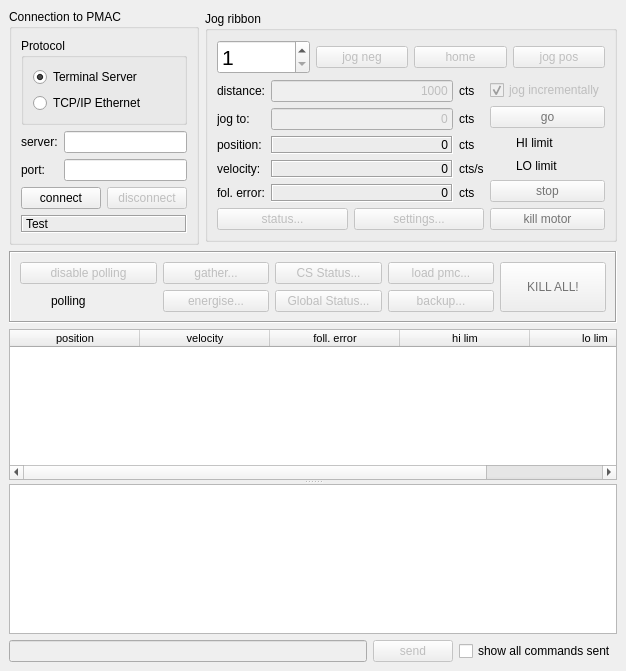
 <widget class="QMainWindow" name="ControlForm">
  <property name="geometry">
   <rect>
    <x>0</x>
    <y>0</y>
    <width>626</width>
    <height>671</height>
   </rect>
  </property>
  <property name="font">
   <font/>
  </property>
  <property name="windowTitle">
   <string>Delta Tau motor controller</string>
  </property>
  <widget class="QWidget" name="widget">
   <layout class="QGridLayout" name="gridLayout_6">
    <item row="3" column="0" colspan="2">
     <layout class="QHBoxLayout">
      <item>
       <widget class="QLineEdit" name="lneSend">
        <property name="enabled">
         <bool>false</bool>
        </property>
       </widget>
      </item>
      <item>
       <widget class="QPushButton" name="btnSend">
        <property name="enabled">
         <bool>false</bool>
        </property>
        <property name="text">
         <string>send</string>
        </property>
       </widget>
      </item>
      <item>
       <widget class="QCheckBox" name="chkShowAll">
        <property name="text">
         <string>show all commands sent</string>
        </property>
       </widget>
      </item>
     </layout>
    </item>
    <item row="0" column="0">
     <widget class="QGroupBox" name="groupBox1">
      <property name="sizePolicy">
       <sizepolicy hsizetype="Maximum" vsizetype="Fixed">
        <horstretch>0</horstretch>
        <verstretch>0</verstretch>
       </sizepolicy>
      </property>
      <property name="title">
       <string>Connection to PMAC</string>
      </property>
      <layout class="QVBoxLayout" name="verticalLayout">
       <item>
        <widget class="QGroupBox" name="btnGroupProtocol">
         <property name="minimumSize">
          <size>
           <width>100</width>
           <height>0</height>
          </size>
         </property>
         <property name="title">
          <string>Protocol</string>
         </property>
         <layout class="QVBoxLayout" name="verticalLayout_2">
          <item>
           <widget class="QRadioButton" name="rbUseTerminalServer">
            <property name="sizePolicy">
             <sizepolicy hsizetype="Preferred" vsizetype="Fixed">
              <horstretch>0</horstretch>
              <verstretch>0</verstretch>
             </sizepolicy>
            </property>
            <property name="text">
             <string>Terminal Server</string>
            </property>
            <property name="checked">
             <bool>true</bool>
            </property>
           </widget>
          </item>
          <item>
           <widget class="QRadioButton" name="rbUseSocket">
            <property name="enabled">
             <bool>true</bool>
            </property>
            <property name="sizePolicy">
             <sizepolicy hsizetype="Preferred" vsizetype="Fixed">
              <horstretch>0</horstretch>
              <verstretch>0</verstretch>
             </sizepolicy>
            </property>
            <property name="text">
             <string>TCP/IP Ethernet</string>
            </property>
           </widget>
          </item>
         </layout>
        </widget>
       </item>
       <item>
        <layout class="QGridLayout">
         <item row="0" column="0">
          <widget class="QLabel" name="textLabel1">
           <property name="text">
            <string>server:</string>
           </property>
           <property name="wordWrap">
            <bool>false</bool>
           </property>
          </widget>
         </item>
         <item row="0" column="1">
          <widget class="QLineEdit" name="lneServer"/>
         </item>
         <item row="1" column="0">
          <widget class="QLabel" name="textLabel2">
           <property name="text">
            <string>port:</string>
           </property>
           <property name="wordWrap">
            <bool>false</bool>
           </property>
          </widget>
         </item>
         <item row="1" column="1">
          <widget class="QLineEdit" name="lnePort"/>
         </item>
        </layout>
       </item>
       <item>
        <layout class="QHBoxLayout">
         <item>
          <widget class="QPushButton" name="btnConnect">
           <property name="text">
            <string>connect</string>
           </property>
          </widget>
         </item>
         <item>
          <widget class="QPushButton" name="btnDisconnect">
           <property name="enabled">
            <bool>false</bool>
           </property>
           <property name="text">
            <string>disconnect</string>
           </property>
          </widget>
         </item>
        </layout>
       </item>
       <item>
        <widget class="QLabel" name="lblIdentity">
         <property name="sizePolicy">
          <sizepolicy hsizetype="Expanding" vsizetype="Preferred">
           <horstretch>0</horstretch>
           <verstretch>0</verstretch>
          </sizepolicy>
         </property>
         <property name="frameShape">
          <enum>QFrame::Box</enum>
         </property>
         <property name="frameShadow">
          <enum>QFrame::Sunken</enum>
         </property>
         <property name="text">
          <string>Test</string>
         </property>
         <property name="wordWrap">
          <bool>false</bool>
         </property>
        </widget>
       </item>
      </layout>
     </widget>
    </item>
    <item row="0" column="1">
     <widget class="QGroupBox" name="grpJog">
      <property name="sizePolicy">
       <sizepolicy hsizetype="Minimum" vsizetype="Fixed">
        <horstretch>0</horstretch>
        <verstretch>0</verstretch>
       </sizepolicy>
      </property>
      <property name="title">
       <string>Jog ribbon</string>
      </property>
      <layout class="QGridLayout" name="gridLayout_3">
       <item row="0" column="0" colspan="2">
        <layout class="QHBoxLayout" name="horizontalLayout">
         <item>
          <widget class="QSpinBox" name="spnJogMotor">
           <property name="font">
            <font>
             <pointsize>16</pointsize>
            </font>
           </property>
           <property name="toolTip">
            <string>Choose the motor to jog</string>
           </property>
           <property name="minimum">
            <number>1</number>
           </property>
           <property name="maximum">
            <number>32</number>
           </property>
          </widget>
         </item>
         <item>
          <widget class="QPushButton" name="btnJogNeg">
           <property name="enabled">
            <bool>false</bool>
           </property>
           <property name="text">
            <string>jog neg</string>
           </property>
          </widget>
         </item>
         <item>
          <widget class="QPushButton" name="btnHome">
           <property name="enabled">
            <bool>false</bool>
           </property>
           <property name="text">
            <string>home</string>
           </property>
          </widget>
         </item>
         <item>
          <widget class="QPushButton" name="btnJogPos">
           <property name="enabled">
            <bool>false</bool>
           </property>
           <property name="text">
            <string>jog pos</string>
           </property>
          </widget>
         </item>
        </layout>
       </item>
       <item row="1" column="0">
        <layout class="QGridLayout" name="gridLayout">
         <item row="0" column="0">
          <widget class="QLabel" name="textLabel5">
           <property name="text">
            <string>distance:</string>
           </property>
           <property name="wordWrap">
            <bool>false</bool>
           </property>
          </widget>
         </item>
         <item row="0" column="1">
          <widget class="QLineEdit" name="lneJogDist">
           <property name="enabled">
            <bool>false</bool>
           </property>
           <property name="text">
            <string>1000</string>
           </property>
           <property name="alignment">
            <set>Qt::AlignRight</set>
           </property>
          </widget>
         </item>
         <item row="0" column="2">
          <widget class="QLabel" name="textLabel4">
           <property name="text">
            <string>cts</string>
           </property>
           <property name="wordWrap">
            <bool>false</bool>
           </property>
          </widget>
         </item>
         <item row="1" column="0">
          <widget class="QLabel" name="textLabel3">
           <property name="text">
            <string>jog to:</string>
           </property>
           <property name="wordWrap">
            <bool>false</bool>
           </property>
          </widget>
         </item>
         <item row="1" column="1">
          <widget class="QLineEdit" name="lneJogTo">
           <property name="enabled">
            <bool>false</bool>
           </property>
           <property name="text">
            <string>0</string>
           </property>
           <property name="alignment">
            <set>Qt::AlignRight</set>
           </property>
          </widget>
         </item>
         <item row="1" column="2">
          <widget class="QLabel" name="textLabel4_2">
           <property name="text">
            <string>cts</string>
           </property>
           <property name="wordWrap">
            <bool>false</bool>
           </property>
          </widget>
         </item>
         <item row="2" column="0">
          <widget class="QLabel" name="textLabel6">
           <property name="text">
            <string>position:</string>
           </property>
           <property name="wordWrap">
            <bool>false</bool>
           </property>
          </widget>
         </item>
         <item row="2" column="1">
          <widget class="QLabel" name="lblPosition">
           <property name="frameShape">
            <enum>QFrame::Box</enum>
           </property>
           <property name="frameShadow">
            <enum>QFrame::Sunken</enum>
           </property>
           <property name="text">
            <string>0</string>
           </property>
           <property name="alignment">
            <set>Qt::AlignRight|Qt::AlignTrailing|Qt::AlignVCenter</set>
           </property>
           <property name="wordWrap">
            <bool>false</bool>
           </property>
          </widget>
         </item>
         <item row="2" column="2">
          <widget class="QLabel" name="textLabel4_2_2">
           <property name="text">
            <string>cts</string>
           </property>
           <property name="wordWrap">
            <bool>false</bool>
           </property>
          </widget>
         </item>
         <item row="3" column="0">
          <widget class="QLabel" name="textLabel7">
           <property name="text">
            <string>velocity:</string>
           </property>
           <property name="wordWrap">
            <bool>false</bool>
           </property>
          </widget>
         </item>
         <item row="3" column="1">
          <widget class="QLabel" name="lblVelo">
           <property name="frameShape">
            <enum>QFrame::Box</enum>
           </property>
           <property name="frameShadow">
            <enum>QFrame::Sunken</enum>
           </property>
           <property name="text">
            <string>0</string>
           </property>
           <property name="alignment">
            <set>Qt::AlignRight|Qt::AlignTrailing|Qt::AlignVCenter</set>
           </property>
           <property name="wordWrap">
            <bool>false</bool>
           </property>
          </widget>
         </item>
         <item row="3" column="2">
          <widget class="QLabel" name="textLabel4_2_2_2">
           <property name="text">
            <string>cts/s</string>
           </property>
           <property name="wordWrap">
            <bool>false</bool>
           </property>
          </widget>
         </item>
         <item row="4" column="0">
          <widget class="QLabel" name="textLabel8">
           <property name="text">
            <string>fol. error:</string>
           </property>
           <property name="wordWrap">
            <bool>false</bool>
           </property>
          </widget>
         </item>
         <item row="4" column="1">
          <widget class="QLabel" name="lblFolErr">
           <property name="frameShape">
            <enum>QFrame::Box</enum>
           </property>
           <property name="frameShadow">
            <enum>QFrame::Sunken</enum>
           </property>
           <property name="text">
            <string>0</string>
           </property>
           <property name="alignment">
            <set>Qt::AlignRight|Qt::AlignTrailing|Qt::AlignVCenter</set>
           </property>
           <property name="wordWrap">
            <bool>false</bool>
           </property>
          </widget>
         </item>
         <item row="4" column="2">
          <widget class="QLabel" name="textLabel4_2_2_3">
           <property name="text">
            <string>cts</string>
           </property>
           <property name="wordWrap">
            <bool>false</bool>
           </property>
          </widget>
         </item>
         <item row="5" column="0" colspan="3">
          <spacer name="verticalSpacer">
           <property name="orientation">
            <enum>Qt::Vertical</enum>
           </property>
           <property name="sizeHint" stdset="0">
            <size>
             <width>20</width>
             <height>0</height>
            </size>
           </property>
          </spacer>
         </item>
        </layout>
       </item>
       <item row="2" column="0">
        <layout class="QHBoxLayout" name="horizontalLayout_2">
         <item>
          <widget class="QPushButton" name="btnStatus">
           <property name="enabled">
            <bool>false</bool>
           </property>
           <property name="text">
            <string>status...</string>
           </property>
          </widget>
         </item>
         <item>
          <widget class="QPushButton" name="btnSettings">
           <property name="enabled">
            <bool>false</bool>
           </property>
           <property name="text">
            <string>settings...</string>
           </property>
          </widget>
         </item>
        </layout>
       </item>
       <item row="1" column="1" rowspan="2">
        <layout class="QGridLayout" name="gridLayout_2">
         <item row="0" column="0" colspan="2">
          <widget class="QCheckBox" name="chkJogInc">
           <property name="enabled">
            <bool>false</bool>
           </property>
           <property name="text">
            <string>jog incrementally</string>
           </property>
           <property name="checked">
            <bool>true</bool>
           </property>
          </widget>
         </item>
         <item row="1" column="0" colspan="2">
          <widget class="QPushButton" name="btnJogTo">
           <property name="enabled">
            <bool>false</bool>
           </property>
           <property name="palette">
            <palette>
             <active>
              <colorrole role="ButtonText">
               <brush brushstyle="SolidPattern">
                <color alpha="255">
                 <red>29</red>
                 <green>95</green>
                 <blue>19</blue>
                </color>
               </brush>
              </colorrole>
             </active>
             <inactive>
              <colorrole role="ButtonText">
               <brush brushstyle="SolidPattern">
                <color alpha="255">
                 <red>29</red>
                 <green>95</green>
                 <blue>19</blue>
                </color>
               </brush>
              </colorrole>
             </inactive>
             <disabled>
              <colorrole role="ButtonText">
               <brush brushstyle="SolidPattern">
                <color alpha="255">
                 <red>115</red>
                 <green>115</green>
                 <blue>115</blue>
                </color>
               </brush>
              </colorrole>
             </disabled>
            </palette>
           </property>
           <property name="toolTip">
            <string>Jog to position</string>
           </property>
           <property name="text">
            <string>go</string>
           </property>
          </widget>
         </item>
         <item row="4" column="0">
          <widget class="QLabel" name="pixHiLim">
           <property name="maximumSize">
            <size>
             <width>25</width>
             <height>25</height>
            </size>
           </property>
           <property name="pixmap">
            <pixmap>redLedOff.png</pixmap>
           </property>
           <property name="wordWrap">
            <bool>false</bool>
           </property>
          </widget>
         </item>
         <item row="4" column="1">
          <widget class="QLabel" name="lblHiLim">
           <property name="text">
            <string>HI limit</string>
           </property>
           <property name="wordWrap">
            <bool>false</bool>
           </property>
          </widget>
         </item>
         <item row="5" column="0">
          <widget class="QLabel" name="pixLoLim">
           <property name="maximumSize">
            <size>
             <width>20</width>
             <height>20</height>
            </size>
           </property>
           <property name="pixmap">
            <pixmap>redLedOff.png</pixmap>
           </property>
           <property name="wordWrap">
            <bool>false</bool>
           </property>
          </widget>
         </item>
         <item row="5" column="1">
          <widget class="QLabel" name="lblLoLim">
           <property name="text">
            <string>LO limit</string>
           </property>
           <property name="wordWrap">
            <bool>false</bool>
           </property>
          </widget>
         </item>
         <item row="7" column="0" colspan="2">
          <widget class="QPushButton" name="btnKillMotor">
           <property name="enabled">
            <bool>false</bool>
           </property>
           <property name="palette">
            <palette>
             <active>
              <colorrole role="ButtonText">
               <brush brushstyle="SolidPattern">
                <color alpha="255">
                 <red>232</red>
                 <green>0</green>
                 <blue>3</blue>
                </color>
               </brush>
              </colorrole>
             </active>
             <inactive>
              <colorrole role="ButtonText">
               <brush brushstyle="SolidPattern">
                <color alpha="255">
                 <red>232</red>
                 <green>0</green>
                 <blue>3</blue>
                </color>
               </brush>
              </colorrole>
             </inactive>
             <disabled>
              <colorrole role="ButtonText">
               <brush brushstyle="SolidPattern">
                <color alpha="255">
                 <red>115</red>
                 <green>115</green>
                 <blue>115</blue>
                </color>
               </brush>
              </colorrole>
             </disabled>
            </palette>
           </property>
           <property name="text">
            <string>kill motor</string>
           </property>
          </widget>
         </item>
         <item row="6" column="0" colspan="2">
          <widget class="QPushButton" name="btnJogStop">
           <property name="enabled">
            <bool>false</bool>
           </property>
           <property name="palette">
            <palette>
             <active>
              <colorrole role="ButtonText">
               <brush brushstyle="SolidPattern">
                <color alpha="255">
                 <red>232</red>
                 <green>0</green>
                 <blue>3</blue>
                </color>
               </brush>
              </colorrole>
             </active>
             <inactive>
              <colorrole role="ButtonText">
               <brush brushstyle="SolidPattern">
                <color alpha="255">
                 <red>232</red>
                 <green>0</green>
                 <blue>3</blue>
                </color>
               </brush>
              </colorrole>
             </inactive>
             <disabled>
              <colorrole role="ButtonText">
               <brush brushstyle="SolidPattern">
                <color alpha="255">
                 <red>115</red>
                 <green>115</green>
                 <blue>115</blue>
                </color>
               </brush>
              </colorrole>
             </disabled>
            </palette>
           </property>
           <property name="text">
            <string>stop</string>
           </property>
          </widget>
         </item>
        </layout>
       </item>
      </layout>
     </widget>
    </item>
    <item row="1" column="0" colspan="2">
     <widget class="QFrame" name="frame3">
      <property name="sizePolicy">
       <sizepolicy hsizetype="Preferred" vsizetype="Fixed">
        <horstretch>0</horstretch>
        <verstretch>0</verstretch>
       </sizepolicy>
      </property>
      <property name="frameShape">
       <enum>QFrame::Box</enum>
      </property>
      <property name="frameShadow">
       <enum>QFrame::Sunken</enum>
      </property>
      <layout class="QGridLayout" name="gridLayout_4">
       <item row="0" column="0" colspan="2">
        <widget class="QPushButton" name="btnPollingStatus">
         <property name="enabled">
          <bool>false</bool>
         </property>
         <property name="text">
          <string>disable polling</string>
         </property>
         <property name="checkable">
          <bool>false</bool>
         </property>
        </widget>
       </item>
       <item row="0" column="2">
        <widget class="QPushButton" name="btnGather">
         <property name="enabled">
          <bool>false</bool>
         </property>
         <property name="text">
          <string>gather...</string>
         </property>
        </widget>
       </item>
       <item row="0" column="3">
        <widget class="QPushButton" name="btnCSStatus">
         <property name="enabled">
          <bool>false</bool>
         </property>
         <property name="text">
          <string>CS Status...</string>
         </property>
        </widget>
       </item>
       <item row="0" column="4">
        <widget class="QPushButton" name="btnLoadFile">
         <property name="enabled">
          <bool>false</bool>
         </property>
         <property name="text">
          <string>load pmc...</string>
         </property>
        </widget>
       </item>
       <item row="0" column="5" rowspan="2">
        <widget class="QPushButton" name="btnKillAll">
         <property name="enabled">
          <bool>false</bool>
         </property>
         <property name="sizePolicy">
          <sizepolicy hsizetype="Minimum" vsizetype="Minimum">
           <horstretch>0</horstretch>
           <verstretch>0</verstretch>
          </sizepolicy>
         </property>
         <property name="palette">
          <palette>
           <active>
            <colorrole role="ButtonText">
             <brush brushstyle="SolidPattern">
              <color alpha="255">
               <red>232</red>
               <green>0</green>
               <blue>3</blue>
              </color>
             </brush>
            </colorrole>
           </active>
           <inactive>
            <colorrole role="ButtonText">
             <brush brushstyle="SolidPattern">
              <color alpha="255">
               <red>232</red>
               <green>0</green>
               <blue>3</blue>
              </color>
             </brush>
            </colorrole>
           </inactive>
           <disabled>
            <colorrole role="ButtonText">
             <brush brushstyle="SolidPattern">
              <color alpha="255">
               <red>115</red>
               <green>115</green>
               <blue>115</blue>
              </color>
             </brush>
            </colorrole>
           </disabled>
          </palette>
         </property>
         <property name="toolTip">
          <string>Kill All (CTRL-K) motion by opening servo loops and setting zero velocity</string>
         </property>
         <property name="text">
          <string>KILL ALL!</string>
         </property>
        </widget>
       </item>
       <item row="1" column="0">
        <widget class="QLabel" name="pixPolling">
         <property name="maximumSize">
          <size>
           <width>25</width>
           <height>25</height>
          </size>
         </property>
         <property name="pixmap">
          <pixmap>greenLedOff.png</pixmap>
         </property>
         <property name="wordWrap">
          <bool>false</bool>
         </property>
        </widget>
       </item>
       <item row="1" column="1">
        <widget class="QLabel" name="lblLoLim_2">
         <property name="text">
          <string>polling</string>
         </property>
         <property name="wordWrap">
          <bool>false</bool>
         </property>
        </widget>
       </item>
       <item row="1" column="2">
        <widget class="QPushButton" name="btnEnergise">
         <property name="enabled">
          <bool>false</bool>
         </property>
         <property name="text">
          <string>energise...</string>
         </property>
        </widget>
       </item>
       <item row="1" column="3">
        <widget class="QPushButton" name="btnGlobalStatus">
         <property name="enabled">
          <bool>false</bool>
         </property>
         <property name="text">
          <string>Global Status...</string>
         </property>
        </widget>
       </item>
       <item row="1" column="4">
        <widget class="QPushButton" name="btnSave">
         <property name="enabled">
          <bool>false</bool>
         </property>
         <property name="text">
          <string>backup...</string>
         </property>
        </widget>
       </item>
      </layout>
     </widget>
    </item>
    <item row="2" column="0" colspan="2">
     <widget class="QSplitter" name="splitter">
      <property name="sizePolicy">
       <sizepolicy hsizetype="Preferred" vsizetype="Expanding">
        <horstretch>0</horstretch>
        <verstretch>0</verstretch>
       </sizepolicy>
      </property>
      <property name="orientation">
       <enum>Qt::Vertical</enum>
      </property>
      <widget class="QTableWidget" name="table">
       <property name="sizePolicy">
        <sizepolicy hsizetype="Expanding" vsizetype="Expanding">
         <horstretch>0</horstretch>
         <verstretch>0</verstretch>
        </sizepolicy>
       </property>
       <property name="minimumSize">
        <size>
         <width>0</width>
         <height>0</height>
        </size>
       </property>
       <property name="maximumSize">
        <size>
         <width>32767</width>
         <height>32767</height>
        </size>
       </property>
       <property name="font">
        <font>
         <pointsize>8</pointsize>
        </font>
       </property>
       <property name="selectionMode">
        <enum>QAbstractItemView::NoSelection</enum>
       </property>
       <property name="dragAutoScroll" stdset="0">
        <bool>false</bool>
       </property>
       <property name="numRows" stdset="0">
        <number>32</number>
       </property>
       <property name="numCols" stdset="0">
        <number>5</number>
       </property>
       <property name="rowMovingEnabled" stdset="0">
        <bool>false</bool>
       </property>
       <property name="columnMovingEnabled" stdset="0">
        <bool>false</bool>
       </property>
       <property name="readOnly" stdset="0">
        <bool>true</bool>
       </property>
       <attribute name="horizontalHeaderDefaultSectionSize">
        <number>130</number>
       </attribute>
       <attribute name="horizontalHeaderMinimumSectionSize">
        <number>50</number>
       </attribute>
       <attribute name="verticalHeaderDefaultSectionSize">
        <number>20</number>
       </attribute>
       <attribute name="verticalHeaderDefaultSectionSize">
        <number>20</number>
       </attribute>
       <attribute name="horizontalHeaderMinimumSectionSize">
        <number>50</number>
       </attribute>
       <attribute name="horizontalHeaderDefaultSectionSize">
        <number>130</number>
       </attribute>
       <column>
        <property name="text">
         <string>position</string>
        </property>
       </column>
       <column>
        <property name="text">
         <string>velocity</string>
        </property>
       </column>
       <column>
        <property name="text">
         <string>foll. error</string>
        </property>
       </column>
       <column>
        <property name="text">
         <string>hi lim</string>
        </property>
       </column>
       <column>
        <property name="text">
         <string>lo lim</string>
        </property>
       </column>
      </widget>
      <widget class="QTextEdit" name="txtShell">
       <property name="enabled">
        <bool>true</bool>
       </property>
       <property name="sizePolicy">
        <sizepolicy hsizetype="Expanding" vsizetype="Expanding">
         <horstretch>0</horstretch>
         <verstretch>0</verstretch>
        </sizepolicy>
       </property>
       <property name="maximumSize">
        <size>
         <width>16777215</width>
         <height>3213222</height>
        </size>
       </property>
       <property name="font">
        <font>
         <family>Courier</family>
         <pointsize>8</pointsize>
        </font>
       </property>
       <property name="readOnly">
        <bool>true</bool>
       </property>
       <property name="html">
        <string>&lt;!DOCTYPE HTML PUBLIC &quot;-//W3C//DTD HTML 4.0//EN&quot; &quot;http://www.w3.org/TR/REC-html40/strict.dtd&quot;&gt;
&lt;html&gt;&lt;head&gt;&lt;meta name=&quot;qrichtext&quot; content=&quot;1&quot; /&gt;&lt;style type=&quot;text/css&quot;&gt;
p, li { white-space: pre-wrap; }
&lt;/style&gt;&lt;/head&gt;&lt;body style=&quot; font-family:'Courier'; font-size:8pt; font-weight:400; font-style:normal;&quot;&gt;
&lt;table border=&quot;0&quot; style=&quot;-qt-table-type: root; margin-top:4px; margin-bottom:4px; margin-left:4px; margin-right:4px;&quot;&gt;
&lt;tr&gt;
&lt;td style=&quot;border: none;&quot;&gt;
&lt;p style=&quot;-qt-paragraph-type:empty; margin-top:0px; margin-bottom:0px; margin-left:0px; margin-right:0px; -qt-block-indent:0; text-indent:0px;&quot;&gt;&lt;/p&gt;
&lt;p style=&quot;-qt-paragraph-type:empty; margin-top:0px; margin-bottom:0px; margin-left:0px; margin-right:0px; -qt-block-indent:0; text-indent:0px;&quot;&gt;&lt;/p&gt;
&lt;p style=&quot;-qt-paragraph-type:empty; margin-top:0px; margin-bottom:0px; margin-left:0px; margin-right:0px; -qt-block-indent:0; text-indent:0px;&quot;&gt;&lt;/p&gt;
&lt;p style=&quot;-qt-paragraph-type:empty; margin-top:0px; margin-bottom:0px; margin-left:0px; margin-right:0px; -qt-block-indent:0; text-indent:0px;&quot;&gt;&lt;/p&gt;
&lt;p style=&quot;-qt-paragraph-type:empty; margin-top:0px; margin-bottom:0px; margin-left:0px; margin-right:0px; -qt-block-indent:0; text-indent:0px;&quot;&gt;&lt;/p&gt;&lt;/td&gt;&lt;/tr&gt;&lt;/table&gt;&lt;/body&gt;&lt;/html&gt;</string>
       </property>
      </widget>
     </widget>
    </item>
   </layout>
  </widget>
 </widget>
